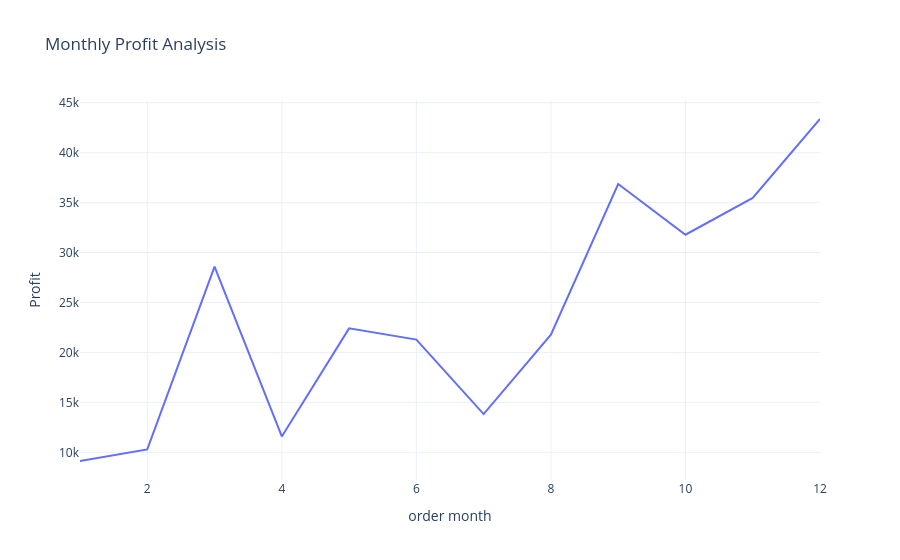

Notebook code for this chart:
### Code cell
#Profit by Months
Profit_by_months=data.groupby('order month')['Profit'].sum().reset_index()
Profit_by_months
print(Profit_by_months.max())
print(Profit_by_months.min())
#plot graph
fig=px.line(Profit_by_months,x='order month',y='Profit',title='Monthly Profit Analysis')
fig.show()

### Figure 1 — Plotly figure (JSON) as saved in the notebook; plotly's stock layout.template omitted (floating-point values rounded to 4 significant figures)
{"data": [{"hovertemplate": "order month=%{x}<br>Profit=%{y}<extra></extra>", "legendgroup": "", "line": {"color": "#636efa", "dash": "solid"}, "marker": {"symbol": "circle"}, "mode": "lines", "name": "", "orientation": "v", "showlegend": false, "type": "scatter", "x": [1, 2, 3, 4, 5, 6, 7, 8, 9, 10, 11, 12], "xaxis": "x", "y": [9134.0, 10290.0, 28590.0, 11590.0, 22410.0, 21290.0, 13830.0, 21780.0, 36860.0, 31780.0, 35470.0, 43370.0], "yaxis": "y"}], "layout": {"legend": {"tracegroupgap": 0}, "title": {"text": "Monthly Profit Analysis"}, "xaxis": {"anchor": "y", "domain": [0, 1], "title": {"text": "order month"}}, "yaxis": {"anchor": "x", "domain": [0, 1], "title": {"text": "Profit"}}}}
